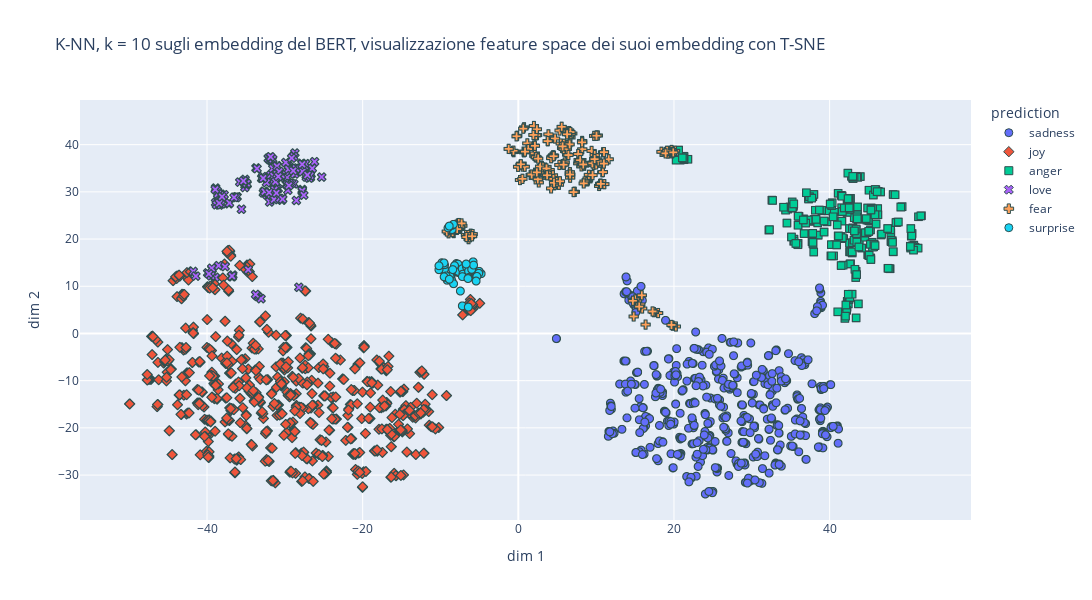

Notebook code cell kept with this figure:
### Code cell
import plotly.express as px

fig = px.scatter(df, x="x", y="y", color="knn_prediction_human_readable", symbol = 'knn_prediction_human_readable',
                  hover_data=['text', 'id'], width=1200, height=600,
                title = "K-NN, k = 10 sugli embedding del BERT, visualizzazione feature space dei suoi embedding con T-SNE",
                  labels={
                     "x": "dim 1",
                     "y": "dim 2",
                     "knn_prediction_human_readable": "prediction"
                 }
                )

fig.update_traces(marker=dict(size=8,
                              line=dict(width=1,
                                        color='DarkSlateGrey')),
                  selector=dict(mode='markers'))
fig.show()

### Figure 1 — Plotly figure (JSON) as saved in the notebook; plotly's stock layout.template omitted (floating-point values rounded to 4 significant figures; data arrays with more than 128 entries replaced by an {"elided": "..."} marker saying what was removed)
{"data": [{"customdata": {"elided": "558x2 mixed values"}, "hovertemplate": "prediction=sadness<br>dim 1=%{x}<br>dim 2=%{y}<br>text=%{customdata[0]}<br>id=%{customdata[1]}<extra></extra>", "legendgroup": "sadness", "marker": {"color": "#636efa", "line": {"color": "DarkSlateGrey", "width": 1}, "size": 8, "symbol": "circle"}, "mode": "markers", "name": "sadness", "showlegend": true, "type": "scattergl", "x": {"elided": "558 float values"}, "xaxis": "x", "y": {"elided": "558 float values"}, "yaxis": "y"}, {"customdata": {"elided": "728x2 mixed values"}, "hovertemplate": "prediction=joy<br>dim 1=%{x}<br>dim 2=%{y}<br>text=%{customdata[0]}<br>id=%{customdata[1]}<extra></extra>", "legendgroup": "joy", "marker": {"color": "#EF553B", "line": {"color": "DarkSlateGrey", "width": 1}, "size": 8, "symbol": "diamond"}, "mode": "markers", "name": "joy", "showlegend": true, "type": "scattergl", "x": {"elided": "728 float values"}, "xaxis": "x", "y": {"elided": "728 float values"}, "yaxis": "y"}, {"customdata": {"elided": "272x2 mixed values"}, "hovertemplate": "prediction=anger<br>dim 1=%{x}<br>dim 2=%{y}<br>text=%{customdata[0]}<br>id=%{customdata[1]}<extra></extra>", "legendgroup": "anger", "marker": {"color": "#00cc96", "line": {"color": "DarkSlateGrey", "width": 1}, "size": 8, "symbol": "square"}, "mode": "markers", "name": "anger", "showlegend": true, "type": "scattergl", "x": {"elided": "272 float values"}, "xaxis": "x", "y": {"elided": "272 float values"}, "yaxis": "y"}, {"customdata": {"elided": "157x2 mixed values"}, "hovertemplate": "prediction=love<br>dim 1=%{x}<br>dim 2=%{y}<br>text=%{customdata[0]}<br>id=%{customdata[1]}<extra></extra>", "legendgroup": "love", "marker": {"color": "#ab63fa", "line": {"color": "DarkSlateGrey", "width": 1}, "size": 8, "symbol": "x"}, "mode": "markers", "name": "love", "showlegend": true, "type": "scattergl", "x": {"elided": "157 float values"}, "xaxis": "x", "y": {"elided": "157 float values"}, "yaxis": "y"}, {"customdata": {"elided": "220x2 mixed values"}, "hovertemplate": "prediction=fear<br>dim 1=%{x}<br>dim 2=%{y}<br>text=%{customdata[0]}<br>id=%{customdata[1]}<extra></extra>", "legendgroup": "fear", "marker": {"color": "#FFA15A", "line": {"color": "DarkSlateGrey", "width": 1}, "size": 8, "symbol": "cross"}, "mode": "markers", "name": "fear", "showlegend": true, "type": "scattergl", "x": {"elided": "220 float values"}, "xaxis": "x", "y": {"elided": "220 float values"}, "yaxis": "y"}, {"customdata": {"elided": "65x2 mixed values"}, "hovertemplate": "prediction=surprise<br>dim 1=%{x}<br>dim 2=%{y}<br>text=%{customdata[0]}<br>id=%{customdata[1]}<extra></extra>", "legendgroup": "surprise", "marker": {"color": "#19d3f3", "line": {"color": "DarkSlateGrey", "width": 1}, "size": 8, "symbol": "circle"}, "mode": "markers", "name": "surprise", "showlegend": true, "type": "scattergl", "x": [-8.655, -5.531, -9.045, -8.512, -5.87, -8.532, -10.03, -6.136, -9.739, -7.952, -8.511, -6.662, -6.412, -9.5, -8.78, -9.491, -7.925, -8.232, -7.454, -9.486, -9.135, -9.026, -4.936, -4.774, -6.414, -7.122, -5.808, -7.737, -7.359, -7.19, -8.338, -7.715, -7.748, -8.202, -6.226, -7.702, -7.211, -7.126, -7.188, -7.446, -6.659, -6.39, -5.033, -5.085, -9.819, -5.991, -5.746, -6.701, -8.872, -10.19, -9.551, -9.396, -10.19, -8.196, -8.423, -6.402, -8.32, -5.32, -7.195, -6.428, -9.276, -9.534, -8.866, -5.425, -6.464], "xaxis": "x", "y": [11.92, 11.71, 12.11, 22.02, 14.5, 11.18, 13.83, 12.54, 14.31, 14.82, 22.89, 14.56, 14.01, 14.0, 12.1, 13.63, 14.08, 13.72, 12.74, 14.56, 11.27, 22.37, 12.8, 12.67, 12.42, 12.93, 15.18, 12.92, 13.29, 13.52, 23.12, 14.3, 14.7, 13.86, 13.2, 13.14, 13.7, 12.57, 12.04, 8.993, 14.14, 13.19, 13.16, 12.76, 15.0, 13.58, 14.49, 14.71, 22.75, 13.51, 14.95, 11.88, 14.34, 14.36, 13.53, 11.85, 10.54, 12.09, 5.845, 5.596, 12.21, 12.01, 11.49, 11.11, 11.63], "yaxis": "y"}], "layout": {"height": 600, "legend": {"title": {"text": "prediction"}, "tracegroupgap": 0}, "title": {"text": "K-NN, k = 10 sugli embedding del BERT, visualizzazione feature space dei suoi embedding con T-SNE"}, "width": 1200, "xaxis": {"anchor": "y", "autorange": true, "domain": [0, 1], "range": [-56.24, 58.09], "title": {"text": "dim 1"}, "type": "linear"}, "yaxis": {"anchor": "x", "autorange": true, "domain": [0, 1], "range": [-39.52, 49.46], "title": {"text": "dim 2"}, "type": "linear"}}}
